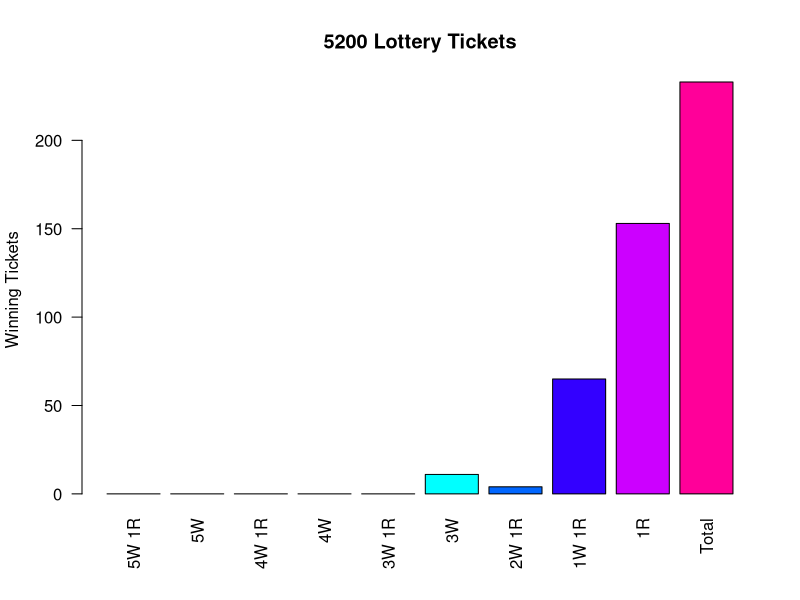
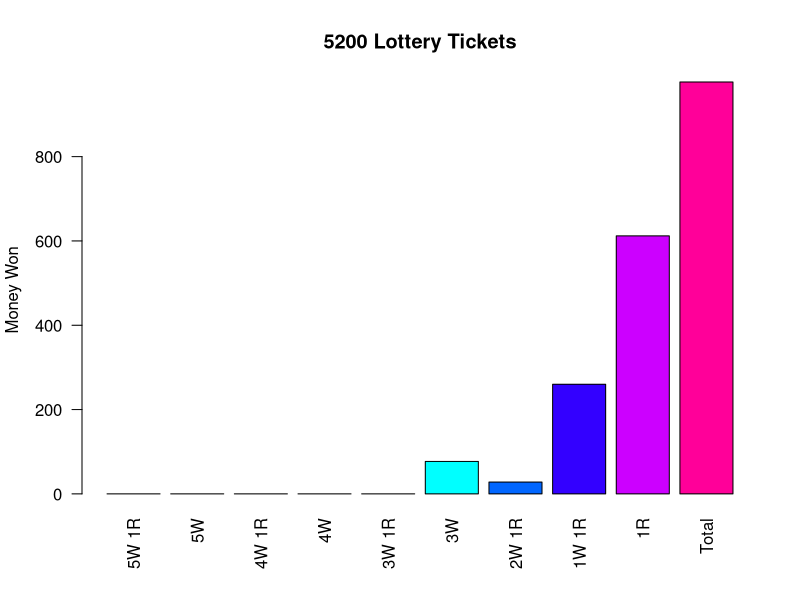
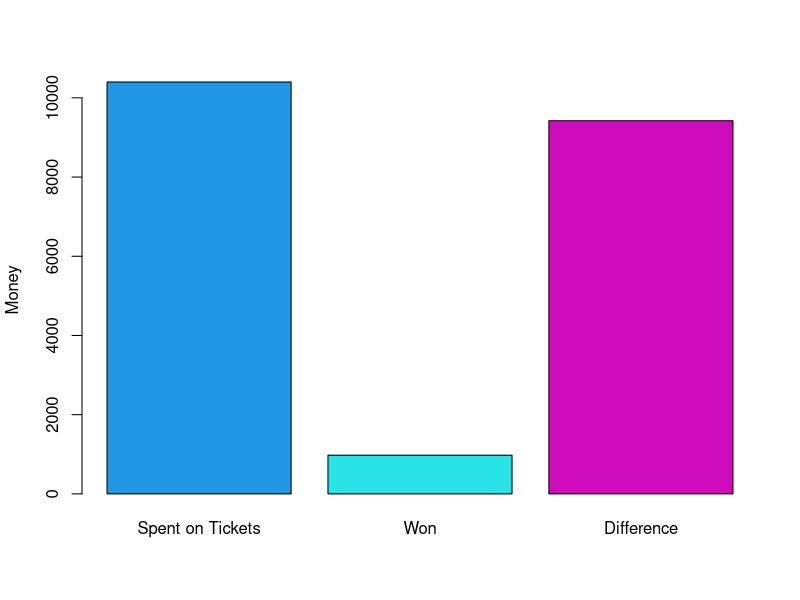
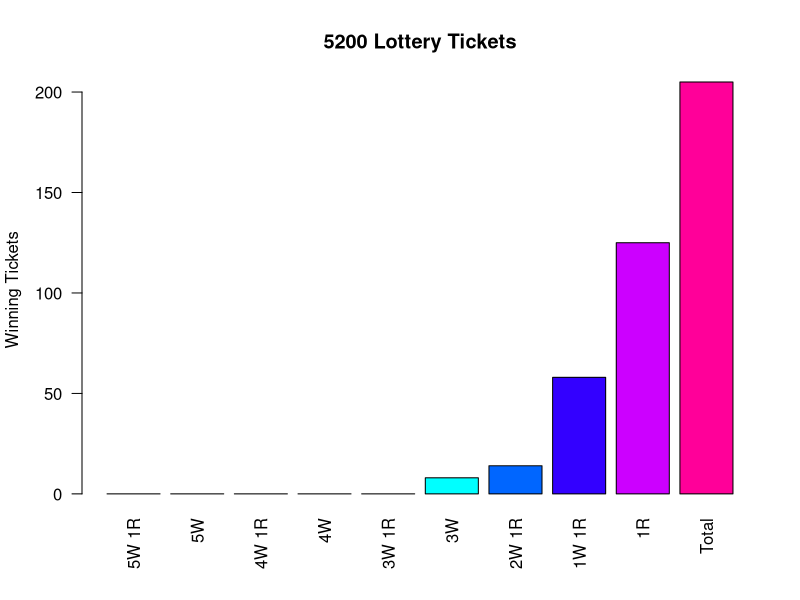
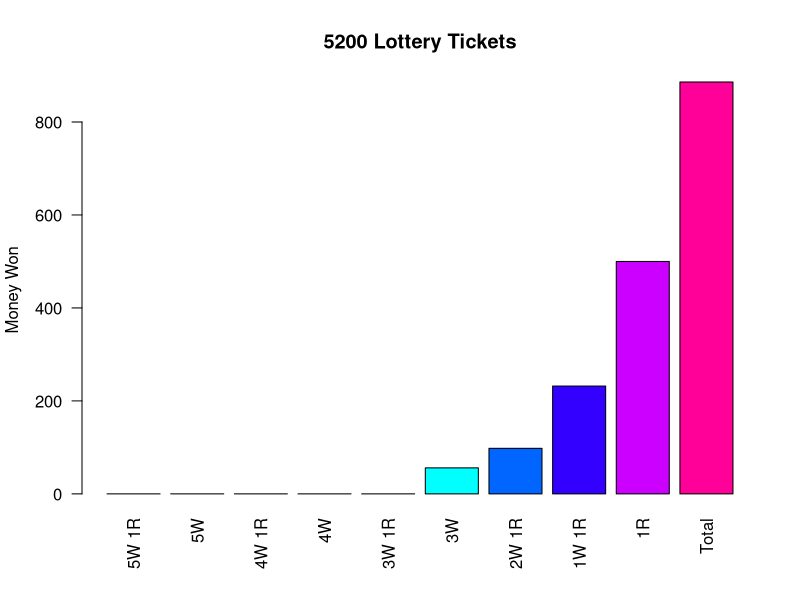
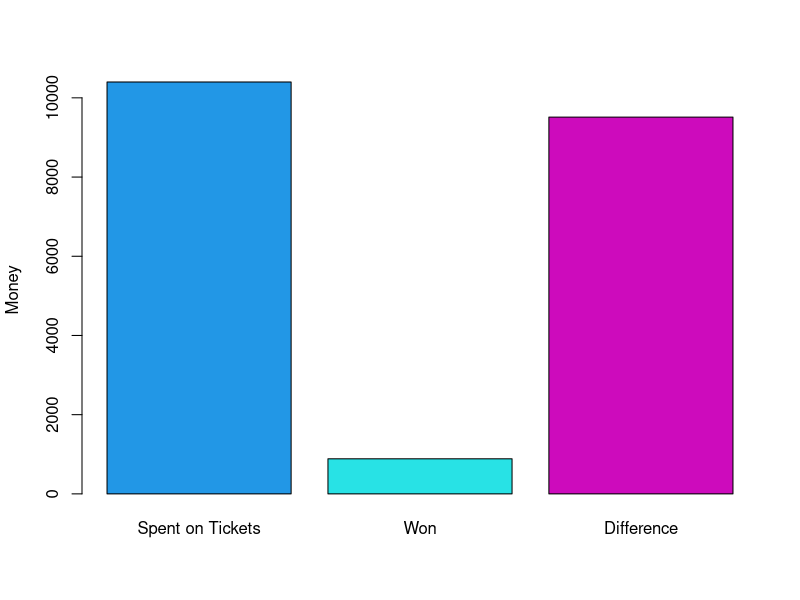
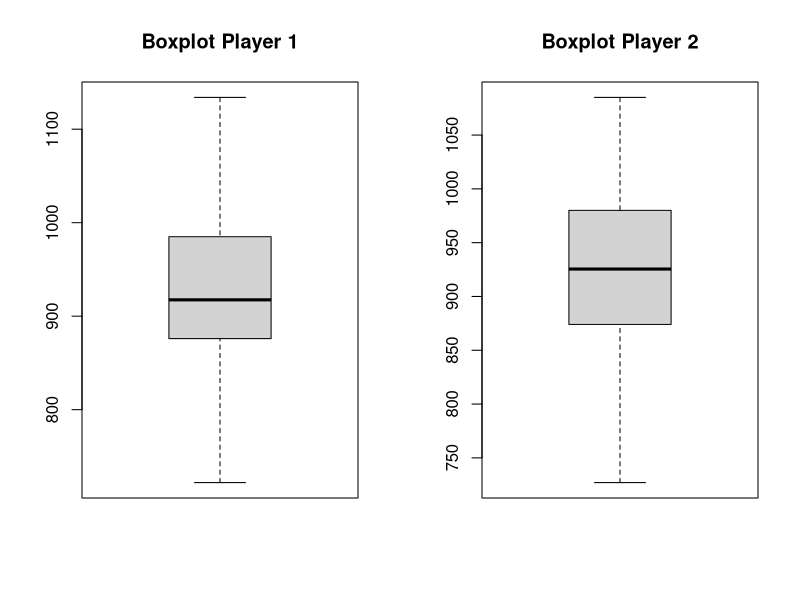

Reproduce these figures in R, in order.
## ---- chunk 1
n=as.integer(5200) ## Change the amount of tickets bought here

## ---- chunk 2
GRANDPRIZE=as.integer(60000000) #Change grand prize here
## ---- chunk 3
winning.ticket=NULL
winning.ticket=list(winning.ticket)


for (i in 1:n){ 
  winning.ticket[[i]]= c(sort(sample(69,5)),sample(26,1))
}

ticket=NULL
ticket=list(ticket)
for (i in 1:n){ 
  ticket[[i]]= c(1:6)
}
sum.5w.1r=0
sum.5w=0
sum.4w.1r=0
sum.4w=0
sum.3w.1r=0
sum.3w=0
sum.2w.1r=0
sum.1w.1r=0
sum.1r=0
win.ticket=NULL
win.ticket=list(win.ticket)
for(i in 1:n){
if (sum(ticket[[i]]==winning.ticket[[i]])==6){
      sum.5w.1r=sum.5w.1r+1
    win.ticket[[i]]=ticket[[i]]}
    else if(sum(ticket[[i]][1:5]==winning.ticket[[i]][1:5])==5){
      sum.5w=sum.5w+1
    win.ticket[[i]]=ticket[[i]]}
    else if(sum(ticket[[i]][1:5]%in%winning.ticket[[i]][1:5])==4 && sum(ticket[[i]][6]==winning.ticket[[i]][6])==1){
      sum.4w.1r=sum.4w.1r+1
    win.ticket[[i]]=ticket[[i]]}
    else if(sum(ticket[[i]][1:5]%in%winning.ticket[[i]][1:5])==4){
      sum.4w=sum.4w+1
    win.ticket[[i]]=ticket[[i]]}
    else if(sum(ticket[[i]][1:5]%in%winning.ticket[[i]][1:5])==3 && sum(ticket[[i]][6]==winning.ticket[[i]][6])==1){
      sum.3w.1r=sum.3w.1r+1
    win.ticket[[i]]=ticket[[i]]}
    else if(sum(ticket[[i]][1:5]%in%winning.ticket[[i]][1:5])==3){
      sum.3w=sum.3w+1
    win.ticket[[i]]=ticket[[i]]}
    else if(sum(ticket[[i]][1:5]%in%winning.ticket[[i]][1:5])==2 && sum(ticket[[i]][6]==winning.ticket[[i]][6])==1){
      sum.2w.1r=sum.2w.1r+1
    win.ticket[[i]]=ticket[[i]]}
    else if(sum(ticket[[i]][1:5]%in%winning.ticket[[i]][1:5])==1 && sum(ticket[[i]][6]==winning.ticket[[i]][6])==1){
      sum.1w.1r=sum.1w.1r+1
    win.ticket[[i]]=ticket[[i]]}
    else if(sum(ticket[[i]][6]==winning.ticket[[i]][6])==1){
      sum.1r=sum.1r+1
    win.ticket[[i]]=ticket[[i]]
    }
}
win.ticket=split(unlist(win.ticket), ceiling(seq_along(unlist(win.ticket))/6))
winnings=sum.5w.1r*GRANDPRIZE+sum.5w*1000000+sum.4w.1r*50000+sum.4w*100+sum.3w.1r*100+sum.3w*7+sum.2w.1r*7+sum.1w.1r*4+sum.1r*4
## ---- chunk 4
x=c(sum.5w.1r,sum.5w,sum.4w.1r,sum.4w,sum.3w.1r,sum.3w,sum.2w.1r,sum.1w.1r,sum.1r,length(win.ticket))
barplot(x,las=2,names.arg=c("5W 1R","5W","4W 1R","4W","3W 1R","3W","2W 1R","1W 1R","1R","Total"),col=rainbow(10),main=paste(n,"Lottery Tickets"),ylab="Winning Tickets")

## ---- chunk 5
y=c("Grand Prize","1,000,000","50,000","100","100","7","7","4","4","Total")


x=c(sum.5w.1r*GRANDPRIZE, sum.5w*1000000, sum.4w.1r*50000, sum.4w*100,sum.3w.1r*100, sum.3w*7, sum.2w.1r*7, sum.1w.1r*4, sum.1r*4,winnings)
barplot(x,las=2,names.arg=c("5W 1R","5W","4W 1R","4W","3W 1R","3W","2W 1R","1W 1R","1R","Total"),col=rainbow(10),main=paste(n,"Lottery Tickets"),ylab="Money Won")


## ---- chunk 6
barplot(c(2*n,winnings,abs(2*n-winnings)),col=c(44:46),names.arg=c("Spent on Tickets","Won","Difference"),ylab="Money")
## ---- chunk 7
best.ticket=x
q=best.ticket[7]
w=best.ticket[6]
best.ticket[6]=q
best.ticket[7]=w
best.ticket=which(best.ticket!=0)[1]
la=TRUE
while(la){
       if (best.ticket==1){
    print(paste("Your best ticket had  5 Whites + Powerball Matched ($Grand Prize)"))
         break
       }
       if(best.ticket==2){ 
    print(paste("Your best ticket had  5 Whites Matched ($1,000,000"))
         break
       }
       if(best.ticket==3){ 
    print(paste("Your best ticket had  4 Whites + Powerball Matched ($50,000)"))
         break
       }
       if(best.ticket==4){ 
    print(paste("Your best ticket had  4 Whites Matched ($100)"))
         break
       }
       if(best.ticket==5){ 
    print(paste("Your best ticket had  3 Whites + Powerball Matched ($100)"))
         break
       }
       if(best.ticket==6){ 
    print(paste("Your best ticket had  2 Whites + Powerball Matched ($7)"))
         break
       }
       if(best.ticket==7){
    print(paste("Your best ticket had  3 Whites Matched ($7)"))
         break
       }
       if(best.ticket==8){ 
    print(paste("Your best ticket had  1 White + Powerball Matched ($4)"))
         break
       }
       if(best.ticket==9){ 
    print(paste("Your best ticket had  Power Ball Matched ($4)"))
         break
         
       }
  
}
## ---- chunk 8
cat(  "In your lifetime you spent $", as.integer(2*n),"and won $", as.integer(winnings),"", "\n",
      "From the",  n , "tickets you purchased", as.integer(length(win.ticket)), "tickets were winners.","\n",
      "You lost $", (2*n)-winnings,"(if negative you won!!).","\n","\n",
      "You got 5 White + Powerball   ", sum.5w.1r, "time(s).","\n",
      "You got 5 White               ", sum.5w, "time(s).","\n",
      "You got 4 White + Powerball   ", sum.4w.1r, "time(s).","\n",
      "You got 4 White               ", sum.4w, "time(s),","\n",
      "You got 3 White + Powerball   ", sum.3w.1r, "time(s).","\n",
      "You got 3 White               ", sum.3w, "time(s),","\n",
      "You got 2 White + Powerball   ", sum.2w.1r, "time(s).","\n",
      "You got 1 White + Powerball   ", sum.1w.1r, "time(s).","\n",
      "You got Powerball             ", sum.1r, "time(s)."
      )
## ---- chunk 9
GRANDPRIZE=as.integer(60000000) #Change grand prize here
## ---- chunk 10
winning.ticket=NULL
winning.ticket=list(winning.ticket)


for (i in 1:n){ 
  winning.ticket[[i]]= c(sort(sample(69,5)),sample(26,1))
}

ticket=NULL
ticket=list(ticket)
for (i in 1:n){ 
  ticket[[i]]= c(sort(sample(69,5)),sample(26,1))
}
sum.5w.1r=0
sum.5w=0
sum.4w.1r=0
sum.4w=0
sum.3w.1r=0
sum.3w=0
sum.2w.1r=0
sum.1w.1r=0
sum.1r=0
win.ticket=NULL
win.ticket=list(win.ticket)
for(i in 1:n){
if (sum(ticket[[i]]==winning.ticket[[i]])==6){
      sum.5w.1r=sum.5w.1r+1
    win.ticket[[i]]=ticket[[i]]}
    else if(sum(ticket[[i]][1:5]==winning.ticket[[i]][1:5])==5){
      sum.5w=sum.5w+1
    win.ticket[[i]]=ticket[[i]]}
    else if(sum(ticket[[i]][1:5]%in%winning.ticket[[i]][1:5])==4 && sum(ticket[[i]][6]==winning.ticket[[i]][6])==1){
      sum.4w.1r=sum.4w.1r+1
    win.ticket[[i]]=ticket[[i]]}
    else if(sum(ticket[[i]][1:5]%in%winning.ticket[[i]][1:5])==4){
      sum.4w=sum.4w+1
    win.ticket[[i]]=ticket[[i]]}
    else if(sum(ticket[[i]][1:5]%in%winning.ticket[[i]][1:5])==3 && sum(ticket[[i]][6]==winning.ticket[[i]][6])==1){
      sum.3w.1r=sum.3w.1r+1
    win.ticket[[i]]=ticket[[i]]}
    else if(sum(ticket[[i]][1:5]%in%winning.ticket[[i]][1:5])==3){
      sum.3w=sum.3w+1
    win.ticket[[i]]=ticket[[i]]}
    else if(sum(ticket[[i]][1:5]%in%winning.ticket[[i]][1:5])==2 && sum(ticket[[i]][6]==winning.ticket[[i]][6])==1){
      sum.2w.1r=sum.2w.1r+1
    win.ticket[[i]]=ticket[[i]]}
    else if(sum(ticket[[i]][1:5]%in%winning.ticket[[i]][1:5])==1 && sum(ticket[[i]][6]==winning.ticket[[i]][6])==1){
      sum.1w.1r=sum.1w.1r+1
    win.ticket[[i]]=ticket[[i]]}
    else if(sum(ticket[[i]][6]==winning.ticket[[i]][6])==1){
      sum.1r=sum.1r+1
    win.ticket[[i]]=ticket[[i]]
    }
}
win.ticket=split(unlist(win.ticket), ceiling(seq_along(unlist(win.ticket))/6))
winnings=sum.5w.1r*GRANDPRIZE+sum.5w*1000000+sum.4w.1r*50000+sum.4w*100+sum.3w.1r*100+sum.3w*7+sum.2w.1r*7+sum.1w.1r*4+sum.1r*4
## ---- chunk 11
x=c(sum.5w.1r,sum.5w,sum.4w.1r,sum.4w,sum.3w.1r,sum.3w,sum.2w.1r,sum.1w.1r,sum.1r,length(win.ticket))
barplot(x,las=2,names.arg=c("5W 1R","5W","4W 1R","4W","3W 1R","3W","2W 1R","1W 1R","1R","Total"),col=rainbow(10),main=paste(n,"Lottery Tickets"),ylab="Winning Tickets")

## ---- chunk 12
y=c("Grand Prize","1,000,000","50,000","100","100","7","7","4","4","Total")


x=c(sum.5w.1r*GRANDPRIZE, sum.5w*1000000, sum.4w.1r*50000, sum.4w*100,sum.3w.1r*100, sum.3w*7, sum.2w.1r*7, sum.1w.1r*4, sum.1r*4,winnings)
barplot(x,las=2,names.arg=c("5W 1R","5W","4W 1R","4W","3W 1R","3W","2W 1R","1W 1R","1R","Total"),col=rainbow(10),main=paste(n,"Lottery Tickets"),ylab="Money Won")


## ---- chunk 13
barplot(c(2*n,winnings,abs(2*n-winnings)),col=c(44:46),names.arg=c("Spent on Tickets","Won","Difference"),ylab="Money")
## ---- chunk 14
best.ticket=x
q=best.ticket[7]
w=best.ticket[6]
best.ticket[6]=q
best.ticket[7]=w
best.ticket=which(best.ticket!=0)[1]
la=TRUE
while(la){
       if (best.ticket==1){
    print(paste("Your best ticket had  5 Whites + Powerball Matched ($Grand Prize)"))
         break
       }
       if(best.ticket==2){ 
    print(paste("Your best ticket had  5 Whites Matched ($1,000,000"))
         break
       }
       if(best.ticket==3){ 
    print(paste("Your best ticket had  4 Whites + Powerball Matched ($50,000)"))
         break
       }
       if(best.ticket==4){ 
    print(paste("Your best ticket had  4 Whites Matched ($100)"))
         break
       }
       if(best.ticket==5){ 
    print(paste("Your best ticket had  3 Whites + Powerball Matched ($100)"))
         break
       }
       if(best.ticket==6){ 
    print(paste("Your best ticket had  2 Whites + Powerball Matched ($7)"))
         break
       }
       if(best.ticket==7){
    print(paste("Your best ticket had  3 Whites Matched ($7)"))
         break
       }
       if(best.ticket==8){ 
    print(paste("Your best ticket had  1 White + Powerball Matched ($4)"))
         break
       }
       if(best.ticket==9){ 
    print(paste("Your best ticket had  Power Ball Matched ($4)"))
         break
         
       }
  
}
## ---- chunk 15
cat(  "In your lifetime you spent $", as.integer(2*n),"and won $", as.integer(winnings),"", "\n",
      "From the",  n , "tickets you purchased", as.integer(length(win.ticket)), "tickets were winners.","\n",
      "You lost $", (2*n)-winnings,"(if negative you won!!).","\n","\n",
      "You got 5 White + Powerball   ", sum.5w.1r, "time(s).","\n",
      "You got 5 White               ", sum.5w, "time(s).","\n",
      "You got 4 White + Powerball   ", sum.4w.1r, "time(s).","\n",
      "You got 4 White               ", sum.4w, "time(s),","\n",
      "You got 3 White + Powerball   ", sum.3w.1r, "time(s).","\n",
      "You got 3 White               ", sum.3w, "time(s),","\n",
      "You got 2 White + Powerball   ", sum.2w.1r, "time(s).","\n",
      "You got 1 White + Powerball   ", sum.1w.1r, "time(s).","\n",
      "You got Powerball             ", sum.1r, "time(s)."
      )
## ---- chunk 16
n=as.integer(5200) ## Change the amount of tickets bought here

## ---- chunk 17
GRANDPRIZE=as.integer(60000000) #Change grand prize here
## ---- chunk 18
winnings1=NULL##change name
for(j in 1:50){
  
winning.ticket=NULL
winning.ticket=list(winning.ticket)


for (i in 1:n){ 
  winning.ticket[[i]]= c(sort(sample(69,5)),sample(26,1))
}

ticket=NULL
ticket=list(ticket)
for (i in 1:n){ 
  ticket[[i]]= c(1:6)##change this
}
sum.5w.1r=0
sum.5w=0
sum.4w.1r=0
sum.4w=0
sum.3w.1r=0
sum.3w=0
sum.2w.1r=0
sum.1w.1r=0
sum.1r=0
for(i in 1:n){
if (sum(ticket[[i]]==winning.ticket[[i]])==6)
      sum.5w.1r=sum.5w.1r+1
    else if(sum(ticket[[i]][1:5]==winning.ticket[[i]][1:5])==5)
      sum.5w=sum.5w+1
    else if(sum(ticket[[i]][1:5]%in%winning.ticket[[i]][1:5])==4 && sum(ticket[[i]][6]==winning.ticket[[i]][6])==1)
      sum.4w.1r=sum.4w.1r+1
    else if(sum(ticket[[i]][1:5]%in%winning.ticket[[i]][1:5])==4)
      sum.4w=sum.4w+1
    else if(sum(ticket[[i]][1:5]%in%winning.ticket[[i]][1:5])==3 && sum(ticket[[i]][6]==winning.ticket[[i]][6])==1)
      sum.3w.1r=sum.3w.1r+1
    else if(sum(ticket[[i]][1:5]%in%winning.ticket[[i]][1:5])==3)
      sum.3w=sum.3w+1
    else if(sum(ticket[[i]][1:5]%in%winning.ticket[[i]][1:5])==2 && sum(ticket[[i]][6]==winning.ticket[[i]][6])==1)
      sum.2w.1r=sum.2w.1r+1
    else if(sum(ticket[[i]][1:5]%in%winning.ticket[[i]][1:5])==1 && sum(ticket[[i]][6]==winning.ticket[[i]][6])==1)
      sum.1w.1r=sum.1w.1r+1
    else if(sum(ticket[[i]][6]==winning.ticket[[i]][6])==1)
      sum.1r=sum.1r+1
}
winnings1[j]=sum.5w.1r*GRANDPRIZE+sum.5w*1000000+sum.4w.1r*50000+sum.4w*100+sum.3w.1r*100+sum.3w*7+sum.2w.1r*7+sum.1w.1r*4+sum.1r*4
}
## ---- chunk 19
winnings2=NULL##change name
for(j in 1:50){
  
winning.ticket=NULL
winning.ticket=list(winning.ticket)


for (i in 1:n){ 
  winning.ticket[[i]]= c(sort(sample(69,5)),sample(26,1))
}

ticket=NULL
ticket=list(ticket)
for (i in 1:n){ 
  ticket[[i]]= c(sort(sample(69,5)),sample(26,1))##change this
}
sum.5w.1r=0
sum.5w=0
sum.4w.1r=0
sum.4w=0
sum.3w.1r=0
sum.3w=0
sum.2w.1r=0
sum.1w.1r=0
sum.1r=0
for(i in 1:n){
if (sum(ticket[[i]]==winning.ticket[[i]])==6)
      sum.5w.1r=sum.5w.1r+1
    else if(sum(ticket[[i]][1:5]==winning.ticket[[i]][1:5])==5)
      sum.5w=sum.5w+1
    else if(sum(ticket[[i]][1:5]%in%winning.ticket[[i]][1:5])==4 && sum(ticket[[i]][6]==winning.ticket[[i]][6])==1)
      sum.4w.1r=sum.4w.1r+1
    else if(sum(ticket[[i]][1:5]%in%winning.ticket[[i]][1:5])==4)
      sum.4w=sum.4w+1
    else if(sum(ticket[[i]][1:5]%in%winning.ticket[[i]][1:5])==3 && sum(ticket[[i]][6]==winning.ticket[[i]][6])==1)
      sum.3w.1r=sum.3w.1r+1
    else if(sum(ticket[[i]][1:5]%in%winning.ticket[[i]][1:5])==3)
      sum.3w=sum.3w+1
    else if(sum(ticket[[i]][1:5]%in%winning.ticket[[i]][1:5])==2 && sum(ticket[[i]][6]==winning.ticket[[i]][6])==1)
      sum.2w.1r=sum.2w.1r+1
    else if(sum(ticket[[i]][1:5]%in%winning.ticket[[i]][1:5])==1 && sum(ticket[[i]][6]==winning.ticket[[i]][6])==1)
      sum.1w.1r=sum.1w.1r+1
    else if(sum(ticket[[i]][6]==winning.ticket[[i]][6])==1)
      sum.1r=sum.1r+1
}
winnings2[j]=sum.5w.1r*GRANDPRIZE+sum.5w*1000000+sum.4w.1r*50000+sum.4w*100+sum.3w.1r*100+sum.3w*7+sum.2w.1r*7+sum.1w.1r*4+sum.1r*4
}
## ---- chunk 20


par(mfrow=c(1, 2))
boxplot(winnings1,main="Boxplot Player 1", outline = F)
boxplot(winnings2,main="Boxplot Player 2", outline = F)

## ---- chunk 21

summary(winnings1)

## ---- chunk 22

summary(winnings2)

## ---- chunk 23
t.test(winnings1,winnings2,alternative = "two.sided")
